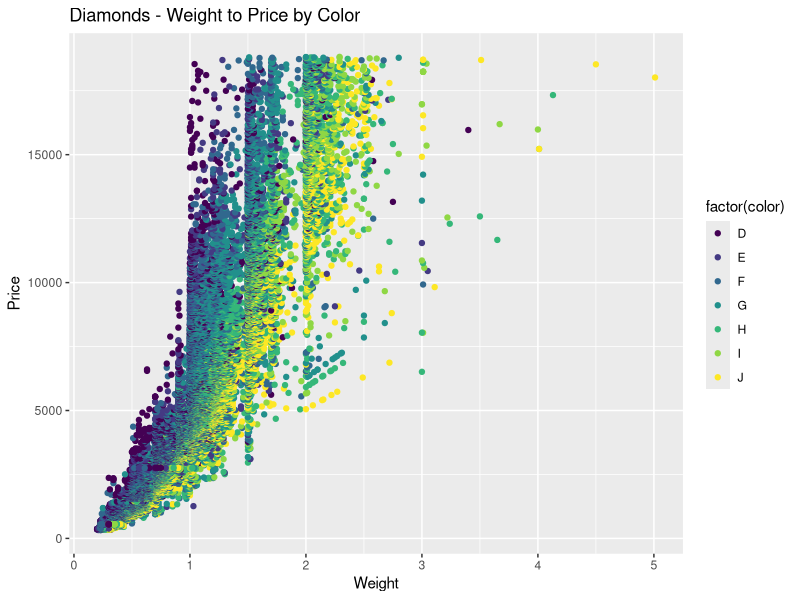
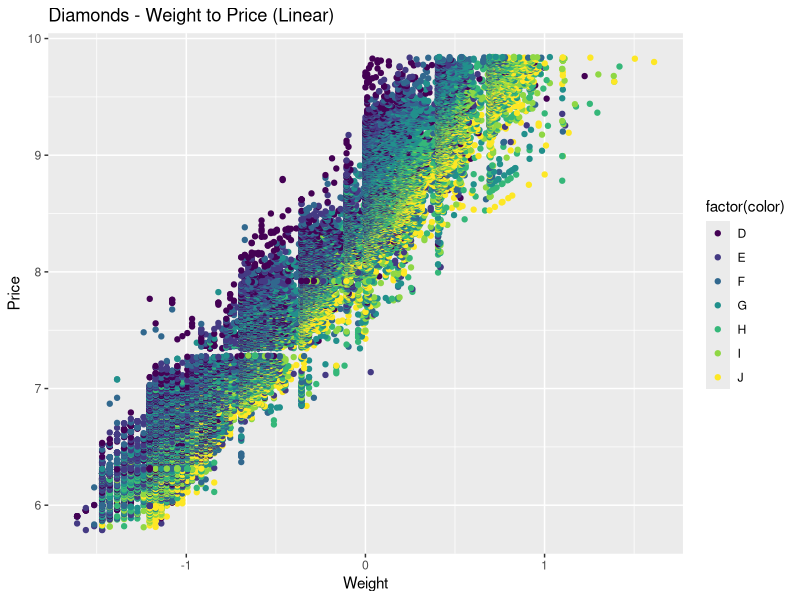
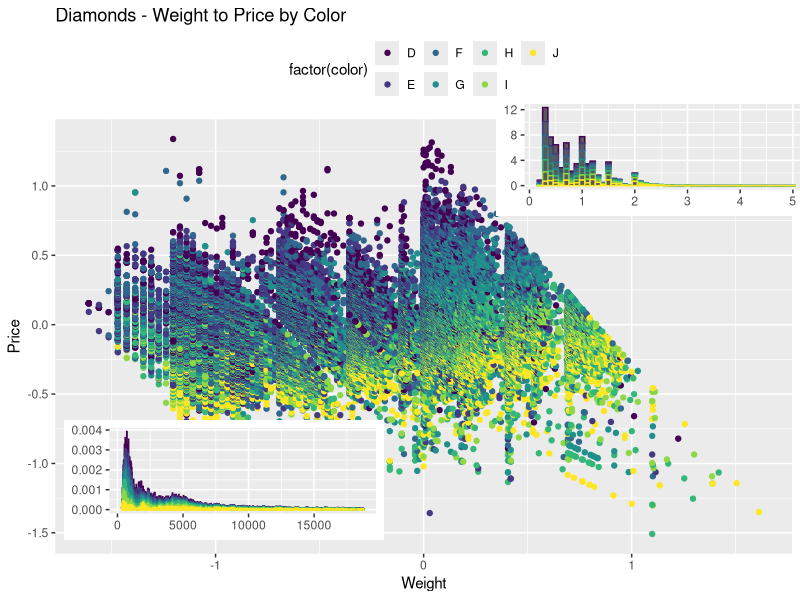

Generate these figures, in order, with R:
# Jack Zhong
# HW6

library(ggplot2)
library('grid')
  # we need both for the homework
data(diamonds)
data <- data.frame(diamonds)
  # put data in diamonds to dataframe 'data'

attach(data)
#2
ggplot(data, aes(carat, price)) + geom_point(aes(colour=factor(color))) +
      labs(title = "Diamonds - Weight to Price by Color", x = "Weight", y = "Price")
  # x axis is carat, y axis is price
  # use geom_point for scatter plot and mark colors using diamonds$color

#3
ggplot(data, aes(log(carat), log(price))) + geom_point(aes(colour=factor(color))) +
      labs(title = "Diamonds - Weight to Price (Linear)", x = "Weight", y = "Price")
  # do the same for log(carat) and log(price)


#4
lmfit <- lm(log(price) ~ log(carat), data = data)
  # find linear model of y = log(price) to x = log(carat) 
ggplot(data, aes(log(carat), residuals(lmfit))) + geom_point(aes(colour=factor(color))) +
  labs(title = "Diamonds - Weight to Price by Color", x = "Weight", y = "Price") +
  theme(legend.position = "top")
  # plot the y = residuals of linear model to x = log(carat) and use colors as I did above
  # change the title and x,y axis title
  # legend.position = "top" move the factor(price) to the top

#5
hist_price <- ggplot(data, aes(price,..density..)) + 
              geom_histogram(binwidth=30,aes(colour=factor(color))) +
              theme (axis.title.x=element_blank(), axis.title.y=element_blank(), legend.position="none")
  # find the density histogram for price with color as I did above
  # use binwitch=30 to get the required shape
  # use axis.title.x or y to get rid of axis, and legend.position='none' to remove factor(price)
hist_carat <- ggplot(data, aes(carat,..density..)) + 
              geom_histogram(binwidth=0.1,aes(colour=factor(color))) +
              theme (axis.title.x=element_blank(), axis.title.y=element_blank(), legend.position="none")
  # similar, but we use binwidth=0.1 because carat is a small number

vp1 <- viewport(width=0.4,height=0.2, x=0.28, y=0.2)
  # find the relative location of bottom left
vp2 <- viewport(width=0.4,height=0.2, x=0.82, y=0.74)
  # relative location of top right
print(hist_price, vp = vp1)
print(hist_carat, vp = vp2)
  # print the two graphs over what we had

